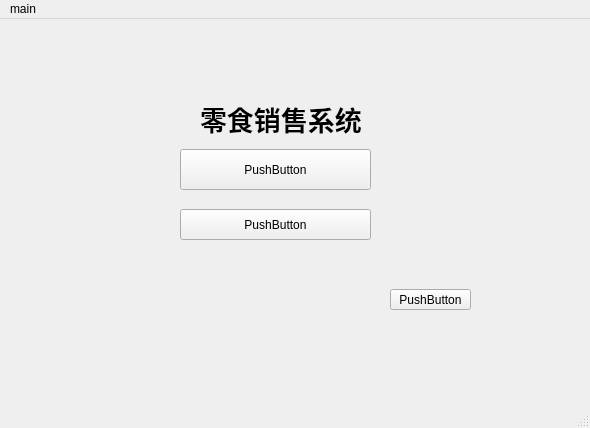
<?xml version="1.0" encoding="UTF-8"?>
<ui version="4.0">
 <class>MainWindow</class>
 <widget class="QMainWindow" name="MainWindow">
  <property name="geometry">
   <rect>
    <x>0</x>
    <y>0</y>
    <width>590</width>
    <height>428</height>
   </rect>
  </property>
  <property name="windowTitle">
   <string>MainWindow</string>
  </property>
  <widget class="QWidget" name="centralwidget">
   <widget class="QPushButton" name="pushButton">
    <property name="geometry">
     <rect>
      <x>180</x>
      <y>130</y>
      <width>191</width>
      <height>41</height>
     </rect>
    </property>
    <property name="text">
     <string>PushButton</string>
    </property>
   </widget>
   <widget class="QLabel" name="label">
    <property name="geometry">
     <rect>
      <x>200</x>
      <y>80</y>
      <width>191</width>
      <height>41</height>
     </rect>
    </property>
    <property name="text">
     <string>&lt;html&gt;&lt;head/&gt;&lt;body&gt;&lt;p&gt;&lt;span style=&quot; font-size:20pt; font-weight:700;&quot;&gt;零食销售系统&lt;/span&gt;&lt;/p&gt;&lt;/body&gt;&lt;/html&gt;</string>
    </property>
   </widget>
   <widget class="QPushButton" name="pushButton_2">
    <property name="geometry">
     <rect>
      <x>390</x>
      <y>270</y>
      <width>81</width>
      <height>21</height>
     </rect>
    </property>
    <property name="text">
     <string>PushButton</string>
    </property>
   </widget>
   <widget class="QPushButton" name="pushButton_3">
    <property name="geometry">
     <rect>
      <x>180</x>
      <y>190</y>
      <width>191</width>
      <height>31</height>
     </rect>
    </property>
    <property name="text">
     <string>PushButton</string>
    </property>
   </widget>
  </widget>
  <widget class="QMenuBar" name="menubar">
   <property name="geometry">
    <rect>
     <x>0</x>
     <y>0</y>
     <width>590</width>
     <height>18</height>
    </rect>
   </property>
   <widget class="QMenu" name="menumain">
    <property name="title">
     <string>main</string>
    </property>
   </widget>
   <addaction name="menumain"/>
  </widget>
  <widget class="QStatusBar" name="statusbar"/>
 </widget>
 <resources/>
 <connections/>
</ui>
